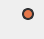
<?xml version="1.0" encoding="UTF-8"?>
<ui version="4.0">
 <class>BellIndicator</class>
 <widget class="QFrame" name="BellIndicator">
  <property name="geometry">
   <rect>
    <x>0</x>
    <y>0</y>
    <width>44</width>
    <height>39</height>
   </rect>
  </property>
  <property name="minimumSize">
   <size>
    <width>44</width>
    <height>39</height>
   </size>
  </property>
  <property name="maximumSize">
   <size>
    <width>44</width>
    <height>39</height>
   </size>
  </property>
  <property name="windowTitle">
   <string>Frame</string>
  </property>
  <property name="styleSheet">
   <string notr="true">#BellIndicator,
#BellIndicator[style=&quot;light&quot;]  {
	background-color: transparent;
}

#BellIndicator[tab=&quot;showtab&quot;] {
	border-top-left-radius: 15px;
	border-bottom-left-radius: 0px;
	border-top-right-radius: 15px;
	border-bottom-right-radius: 0px;

	background-color: rgb(102, 102, 102);
}
#BellIndicator[tab=&quot;showtab&quot;][style=&quot;light&quot;] {
	border-top-left-radius: 15px;
	border-bottom-left-radius: 0px;
	border-top-right-radius: 15px;
	border-bottom-right-radius: 0px;

	background-color: rgb(199, 199, 199);
}</string>
  </property>
  <layout class="QHBoxLayout" name="horizontalLayout_2">
   <property name="spacing">
    <number>0</number>
   </property>
   <property name="leftMargin">
    <number>0</number>
   </property>
   <property name="topMargin">
    <number>0</number>
   </property>
   <property name="rightMargin">
    <number>0</number>
   </property>
   <property name="bottomMargin">
    <number>0</number>
   </property>
   <item>
    <spacer name="horizontalSpacer_2">
     <property name="orientation">
      <enum>Qt::Horizontal</enum>
     </property>
     <property name="sizeHint" stdset="0">
      <size>
       <width>5</width>
       <height>0</height>
      </size>
     </property>
    </spacer>
   </item>
   <item>
    <layout class="QVBoxLayout" name="verticalLayout_2">
     <item>
      <spacer name="verticalSpacer_3">
       <property name="orientation">
        <enum>Qt::Vertical</enum>
       </property>
       <property name="sizeHint" stdset="0">
        <size>
         <width>20</width>
         <height>0</height>
        </size>
       </property>
      </spacer>
     </item>
     <item>
      <widget class="QFrame" name="fr_bell">
       <property name="minimumSize">
        <size>
         <width>25</width>
         <height>25</height>
        </size>
       </property>
       <property name="styleSheet">
        <string notr="true">#fr_bell {			
	background-color: transparent;
	image: url(:/resources/bell_gray.png); 

/*    icon-size: 20px;*/
/*
    padding-left: 10px;
    padding-right: 10px;
    padding-top: 5px;
    padding-bottom: 5px;
        
	border-radius:5px;
*/
}

#fr_bell:hover {
	image: url(:/resources/bell_white.png);
}

#fr_bell[style=&quot;light&quot;] { 		 				
	image: url(:/resources/bell_black.png);
/*    icon-size: 20px; */
/*
    padding-left: 10px;
    padding-right: 10px;
    padding-top: 5px;
    padding-bottom: 5px;
        
	border-radius:5px;
*/
}

#fr_bell:hover[style=&quot;light&quot;] {	
	image: url(:/resources/bell_gray.png);
}</string>
       </property>
       <property name="frameShape">
        <enum>QFrame::StyledPanel</enum>
       </property>
       <property name="frameShadow">
        <enum>QFrame::Raised</enum>
       </property>
       <layout class="QVBoxLayout" name="verticalLayout">
        <property name="spacing">
         <number>0</number>
        </property>
        <property name="leftMargin">
         <number>0</number>
        </property>
        <property name="topMargin">
         <number>0</number>
        </property>
        <property name="rightMargin">
         <number>0</number>
        </property>
        <property name="bottomMargin">
         <number>0</number>
        </property>
        <item>
         <layout class="QHBoxLayout" name="horizontalLayout">
          <property name="spacing">
           <number>0</number>
          </property>
          <item>
           <spacer name="horizontalSpacer">
            <property name="orientation">
             <enum>Qt::Horizontal</enum>
            </property>
            <property name="sizeHint" stdset="0">
             <size>
              <width>0</width>
              <height>0</height>
             </size>
            </property>
           </spacer>
          </item>
          <item>
           <widget class="QFrame" name="fr_circle">
            <property name="minimumSize">
             <size>
              <width>12</width>
              <height>12</height>
             </size>
            </property>
            <property name="styleSheet">
             <string notr="true">/* есть непрочитанные сообщения */
/* РЫЖИЙ */
#fr_circle {
	background: rgb(230, 120, 75);
	border: 2px solid rgb(50, 50, 52);
	border-radius: 6px;
}
#fr_circle[style=&quot;light&quot;] {
	background-color: rgb(255, 150, 110);
	border: 2px solid rgb(255, 255, 255);
	border-radius: 6px;
}

/* все сообщения прочитали */
/* СЕРЫЙ */
#fr_circle[msgToRead=&quot;done&quot;] {
	background: rgb(102, 102, 102);
	border: 2px solid rgb(50, 50, 52);
	border-radius: 6px;
}
#fr_circle[msgToRead=&quot;done&quot;][style=&quot;light&quot;] {
	background: rgb(199, 199, 199);
	border: 2px solid rgb(255, 255, 255);
	border-radius: 6px;
}

/* нет сообщений */
/* нет и  кружка */
/* Иии, когда мы открываем вкладку - кружок скрываем */
#fr_circle[msgToRead=&quot;no&quot;] {
	background-color: transparent;
	border: none;
}</string>
            </property>
            <property name="frameShape">
             <enum>QFrame::NoFrame</enum>
            </property>
            <property name="frameShadow">
             <enum>QFrame::Raised</enum>
            </property>
           </widget>
          </item>
         </layout>
        </item>
        <item>
         <spacer name="verticalSpacer">
          <property name="orientation">
           <enum>Qt::Vertical</enum>
          </property>
          <property name="sizeHint" stdset="0">
           <size>
            <width>0</width>
            <height>6</height>
           </size>
          </property>
         </spacer>
        </item>
       </layout>
      </widget>
     </item>
     <item>
      <spacer name="verticalSpacer_2">
       <property name="orientation">
        <enum>Qt::Vertical</enum>
       </property>
       <property name="sizeHint" stdset="0">
        <size>
         <width>20</width>
         <height>0</height>
        </size>
       </property>
      </spacer>
     </item>
    </layout>
   </item>
   <item>
    <spacer name="horizontalSpacer_3">
     <property name="orientation">
      <enum>Qt::Horizontal</enum>
     </property>
     <property name="sizeHint" stdset="0">
      <size>
       <width>6</width>
       <height>0</height>
      </size>
     </property>
    </spacer>
   </item>
  </layout>
 </widget>
 <resources/>
 <connections/>
</ui>
